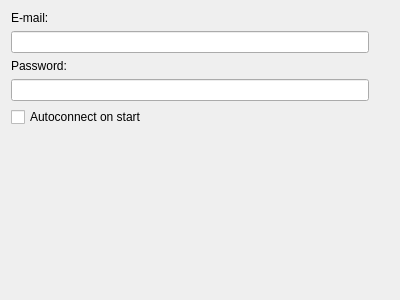
<?xml version="1.0" encoding="UTF-8"?>
<ui version="4.0">
 <class>LoginForm</class>
 <widget class="QWidget" name="LoginForm">
  <property name="geometry">
   <rect>
    <x>0</x>
    <y>0</y>
    <width>400</width>
    <height>300</height>
   </rect>
  </property>
  <property name="windowTitle">
   <string>Form</string>
  </property>
  <layout class="QGridLayout" name="gridLayout">
   <item row="0" column="0">
    <widget class="QLabel" name="label">
     <property name="text">
      <string>E-mail:</string>
     </property>
    </widget>
   </item>
   <item row="1" column="0">
    <widget class="QLineEdit" name="emailEdit"/>
   </item>
   <item row="2" column="0">
    <widget class="QLabel" name="label_2">
     <property name="text">
      <string>Password:</string>
     </property>
    </widget>
   </item>
   <item row="3" column="0">
    <widget class="QLineEdit" name="passEdit">
     <property name="echoMode">
      <enum>QLineEdit::Password</enum>
     </property>
    </widget>
   </item>
   <item row="5" column="1">
    <spacer name="verticalSpacer">
     <property name="orientation">
      <enum>Qt::Vertical</enum>
     </property>
     <property name="sizeHint" stdset="0">
      <size>
       <width>20</width>
       <height>179</height>
      </size>
     </property>
    </spacer>
   </item>
   <item row="4" column="0">
    <widget class="QCheckBox" name="autoBox">
     <property name="text">
      <string>Autoconnect on start</string>
     </property>
    </widget>
   </item>
  </layout>
 </widget>
 <resources/>
 <connections/>
</ui>
